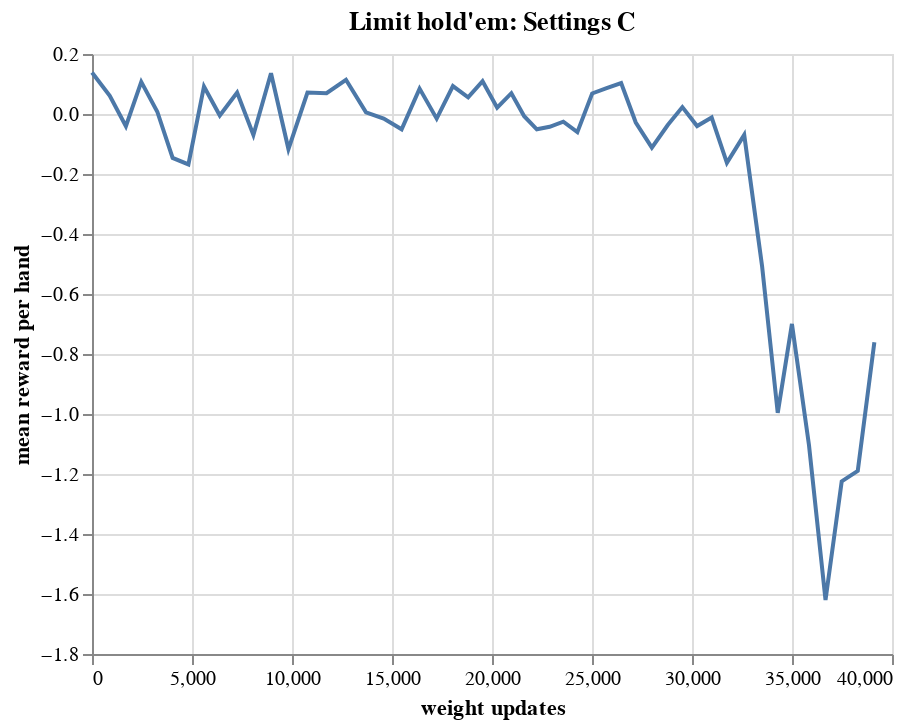

Notebook code for this chart:
### Code cell
alt.Chart(limit_6).mark_line().encode(
    x=alt.X("timestep:Q", title="weight updates"),
    y=alt.Y("reward:Q", title="mean reward per hand"),
).properties(title="Limit hold'em: Settings C")

### Figure 1 — Vega-Lite specification as saved in the notebook (floating-point values rounded to 4 significant figures)
{"config": {"view": {"continuousWidth": 400, "continuousHeight": 300}}, "data": {"name": "data-d57a139ab699153a3961572ea6713c72"}, "mark": "line", "encoding": {"x": {"type": "quantitative", "field": "timestep", "title": "weight updates"}, "y": {"type": "quantitative", "field": "reward", "title": "mean reward per hand"}}, "title": "Limit hold'em: Settings C", "$schema": "https://vega.github.io/schema/vega-lite/v4.8.1.json", "datasets": {"data-d57a139ab699153a3961572ea6713c72": [{"timestep": 0, "reward": 0.1386}, {"timestep": 889, "reward": 0.0609}, {"timestep": 1695, "reward": -0.0406}, {"timestep": 2463, "reward": 0.1071}, {"timestep": 3265, "reward": 0.0077}, {"timestep": 4032, "reward": -0.1463}, {"timestep": 4821, "reward": -0.1681}, {"timestep": 5599, "reward": 0.0919}, {"timestep": 6390, "reward": -0.0049}, {"timestep": 7256, "reward": 0.0714}, {"timestep": 8070, "reward": -0.07}, {"timestep": 8950, "reward": 0.1358}, {"timestep": 9822, "reward": -0.1169}, {"timestep": 10773, "reward": 0.0714}, {"timestep": 11726, "reward": 0.0693}, {"timestep": 12699, "reward": 0.1141}, {"timestep": 13700, "reward": 0.0056}, {"timestep": 14585, "reward": -0.0154}, {"timestep": 15481, "reward": -0.0511}, {"timestep": 16379, "reward": 0.0847}, {"timestep": 17234, "reward": -0.0154}, {"timestep": 18046, "reward": 0.0931}, {"timestep": 18807, "reward": 0.0553}, {"timestep": 19528, "reward": 0.1092}, {"timestep": 20258, "reward": 0.0208}, {"timestep": 20968, "reward": 0.0693}, {"timestep": 21609, "reward": -0.0074}, {"timestep": 22241, "reward": -0.0509}, {"timestep": 22883, "reward": -0.0425}, {"timestep": 23566, "reward": -0.0255}, {"timestep": 24268, "reward": -0.0605}, {"timestep": 25008, "reward": 0.0685}, {"timestep": 25731, "reward": 0.0864}, {"timestep": 26457, "reward": 0.1033}, {"timestep": 27189, "reward": -0.0283}, {"timestep": 27993, "reward": -0.112}, {"timestep": 28789, "reward": -0.0366}, {"timestep": 29519, "reward": 0.023}, {"timestep": 30255, "reward": -0.0402}, {"timestep": 30984, "reward": -0.0119}, {"timestep": 31745, "reward": -0.1629}, {"timestep": 32611, "reward": -0.06955}, {"timestep": 33506, "reward": -0.5083}, {"timestep": 34287, "reward": -0.9961}, {"timestep": 34997, "reward": -0.6997}, {"timestep": 35850, "reward": -1.104}, {"timestep": 36676, "reward": -1.62}, {"timestep": 37485, "reward": -1.225}, {"timestep": 38289, "reward": -1.189}, {"timestep": 39118, "reward": -0.7612}]}}
